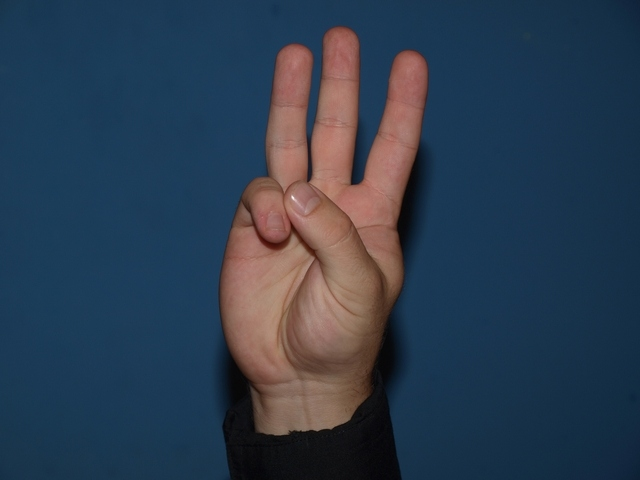
#> input picture HandDetection/hands.jpg, 640 x 480 px, given in place of the camera
$ python test-real-time.py
#> lines starting #> are read from the running program, lines starting #| are printed output that depends on the picture; after the words box and inside, x2 and y2 are one past the last pixel; in counts of white or black regions, pixels touching at a corner belong together
import cv2 as cv
import numpy as np
import copy
import math
from handDetection import processImageRealTime

cap_region_x_begin=0.5  # start point/total width
cap_region_y_end=0.8  # start point/total width
threshold = 60  #  BINARY threshold
blurValue = 41  # GaussianBlur parameter
bgSubThreshold = 50
learningRate = 0

# variables
isBgCaptured = 0   # bool, whether the background captured
triggerSwitch = False  # if true, keyborad simulator works

def removeBG(frame):
    fgmask = bgModel.apply(frame,learningRate=learningRate)
    kernel = np.ones((3, 3), np.uint8)
    fgmask = cv.erode(fgmask, kernel, iterations=1)
    res = cv.bitwise_and(frame, frame, mask=fgmask)
    return res

# Camera
camera = cv.VideoCapture(0)
camera.set(10,200)

while camera.isOpened():
    ret, frame = camera.read()
#> frame is the input picture: shape (480, 640, 3); mean B, G, R 79.6, 61.4, 45.6
    frame = cv.bilateralFilter(frame, 5, 50, 100)  # smoothing filter
    frame = cv.flip(frame, 1)  # flip the frame horizontally
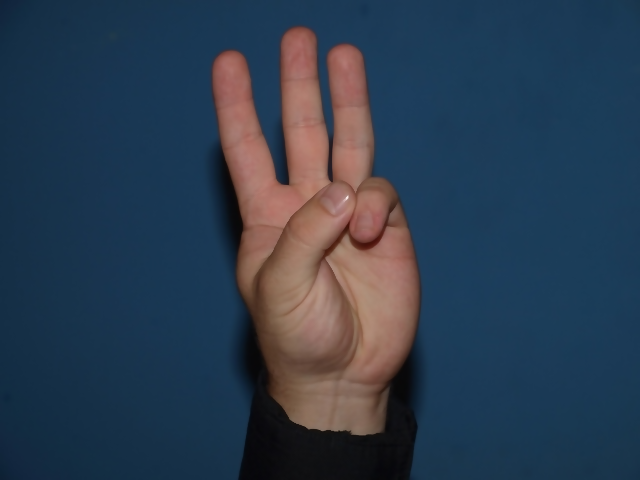
#> frame: shape (480, 640, 3); mean B, G, R 79.6, 61.4, 45.6
    cv.rectangle(frame, (int(cap_region_x_begin * frame.shape[1]), 0),
                 (frame.shape[1], int(cap_region_y_end * frame.shape[0])), (255, 0, 0), 2)
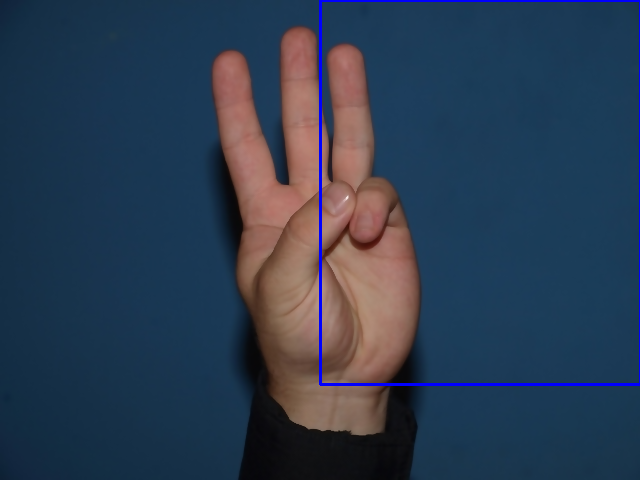
#> frame: shape (480, 640, 3); 1.02% of pixels changed, all inside (x1, y1, x2, y2) = (319, 0, 640, 386)
    cv.imshow('original', frame)

    #  Main operation
    if isBgCaptured == 1:  # this part wont run until background captured
        img = removeBG(frame)
        img = img[0:int(cap_region_y_end * frame.shape[0]),
                    int(cap_region_x_begin * frame.shape[1]):frame.shape[1]]  # clip the ROI
        cv.imshow('mask', img)

        # convert the image into binary image
        gray = cv.cvtColor(img, cv.COLOR_BGR2GRAY)
        blur = cv.GaussianBlur(gray, (blurValue, blurValue), 0)
        cv.imshow('blur', blur)
        ret, thresh = cv.threshold(blur, threshold, 255, cv.THRESH_BINARY)
        cv.imshow('ori', thresh)

        res = processImageRealTime(thresh)
        print('Result: ', res)

    k = cv.waitKey(10)
#> (key Esc is pressed here)
    if k == 27:  # press ESC to exit
        break
    elif k == ord('b'):
        bgModel = cv.createBackgroundSubtractorMOG2(0, bgSubThreshold)
        isBgCaptured = 1
        print( 'Background Model created.')
